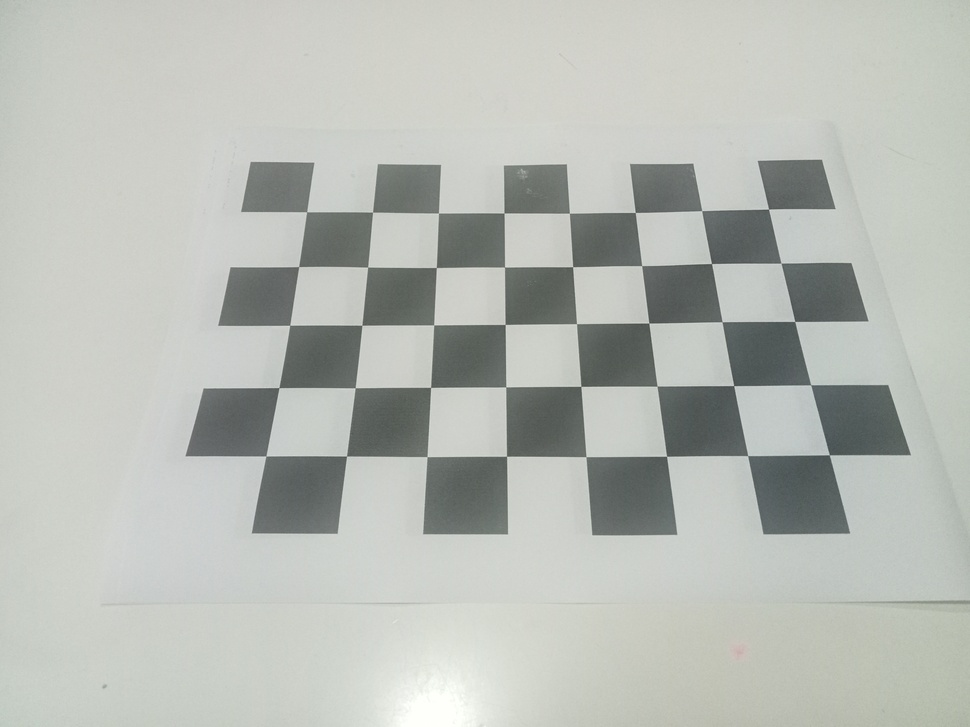
#> input picture calibracion/calib_images/img01.jpg, 970 x 727 px, shrunk from 4160 x 3120 before the run; its folder holds 4 pictures in this run
$ python calib_camara.py
#> lines starting #> are read from the running program, lines starting #| are printed output that depends on the picture; after the words box and inside, x2 and y2 are one past the last pixel; in counts of white or black regions, pixels touching at a corner belong together
# calib_camara.py
import cv2
import numpy as np
import glob

# ------------------------------------------------------------
# Definir dimensiones del patrón de calibración
# ------------------------------------------------------------
chessboard_size = (8, 5)  # Esquinas internas del tablero: (filas, columnas)
square_size = 25.0        # Tamaño de cada cuadrado en mm (ajustar si tu tablero es distinto)

# ------------------------------------------------------------
# Preparar los puntos 3D del patrón en coordenadas del mundo real
# ------------------------------------------------------------
objp = np.zeros((chessboard_size[0] * chessboard_size[1], 3), np.float32)
objp[:, :2] = np.mgrid[0:chessboard_size[0], 0:chessboard_size[1]].T.reshape(-1, 2)
objp *= square_size

objpoints = []  # puntos 3D en el mundo real
imgpoints = []  # puntos 2D en la imagen
valid_image_names = []

# ------------------------------------------------------------
# Cargar imágenes de calibración (ajusta la ruta si es necesario)
# ------------------------------------------------------------
images = glob.glob('../calibracion/calib_images/*.jpg')  # si ejecutas desde ar_cubo/, usa ruta relativa
if len(images) == 0:
    # intenta otra ruta local
    images = glob.glob('calib_images/*.jpg')
if len(images) == 0:
    raise FileNotFoundError("No se encontraron imágenes en 'calibracion/calib_images/'. Añade fotos del tablero.")

gray = None

for fname in images:
    img = cv2.imread(fname)
#> img is the input picture: shape (727, 970, 3); mean B, G, R 181.4, 187.2, 183.6
    if img is None:
        print(f"Advertencia: no se pudo leer {fname}")
        continue
    gray = cv2.cvtColor(img, cv2.COLOR_BGR2GRAY)

    # Buscar esquinas del tablero (misma llamada que usaba el profe)
    ret, corners = cv2.findChessboardCorners(gray, chessboard_size, None)
#> ret = True; corners = 40 rows, first 8: [306.6, 211.8], [372.5, 212.2], [438.5, 212.9], [504.1, 213], [569.4, 213.2], [635.3, 212.5], [701.7, 210.6], [768.6, 209.1]

    if ret:
        objpoints.append(objp.copy())
        corners2 = cv2.cornerSubPix(gray, corners, (11, 11), (-1, -1),
                                    (cv2.TERM_CRITERIA_EPS + cv2.TERM_CRITERIA_MAX_ITER, 30, 0.001))
#> corners2 = 40 rows, first 8: [306.6, 211.8], [372.5, 212.2], [438.5, 213], [504, 213], [569.4, 213.2], [635.3, 212.5], [701.7, 210.7], [768.5, 209]
        imgpoints.append(corners2)
        valid_image_names.append(fname)

        # Dibuja y muestra — opcional (puedes comentar si no quieres ventanas)
        cv2.drawChessboardCorners(img, chessboard_size, corners2, ret)
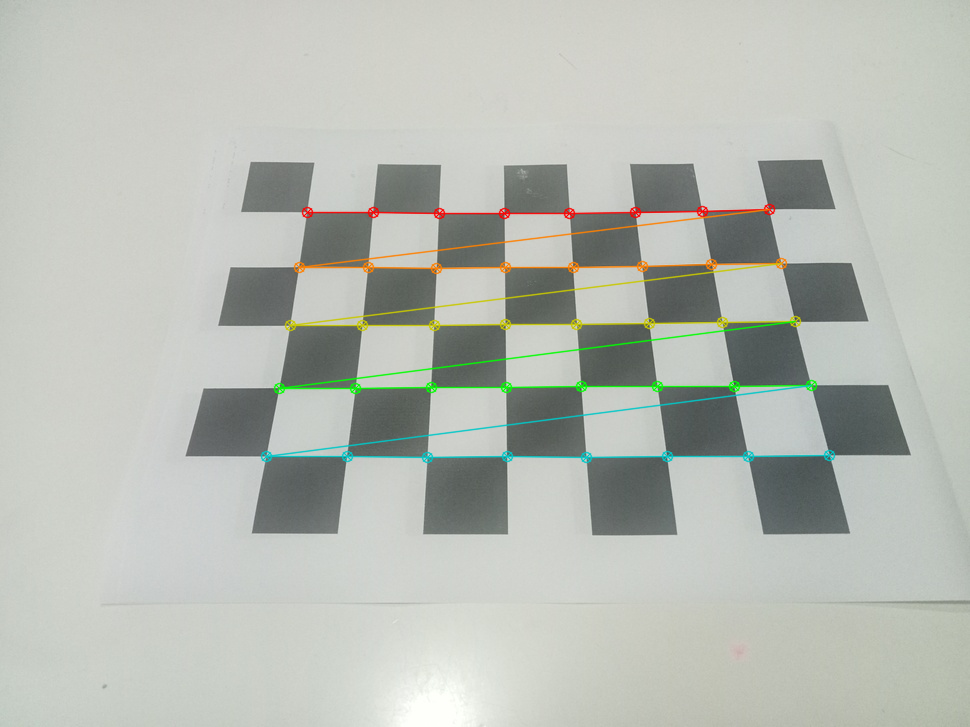
#> img: shape (727, 970, 3); 2.39% of pixels changed, all inside (x1, y1, x2, y2) = (260, 203, 836, 464)
#> pass 3 of the loop `for fname in images:`:
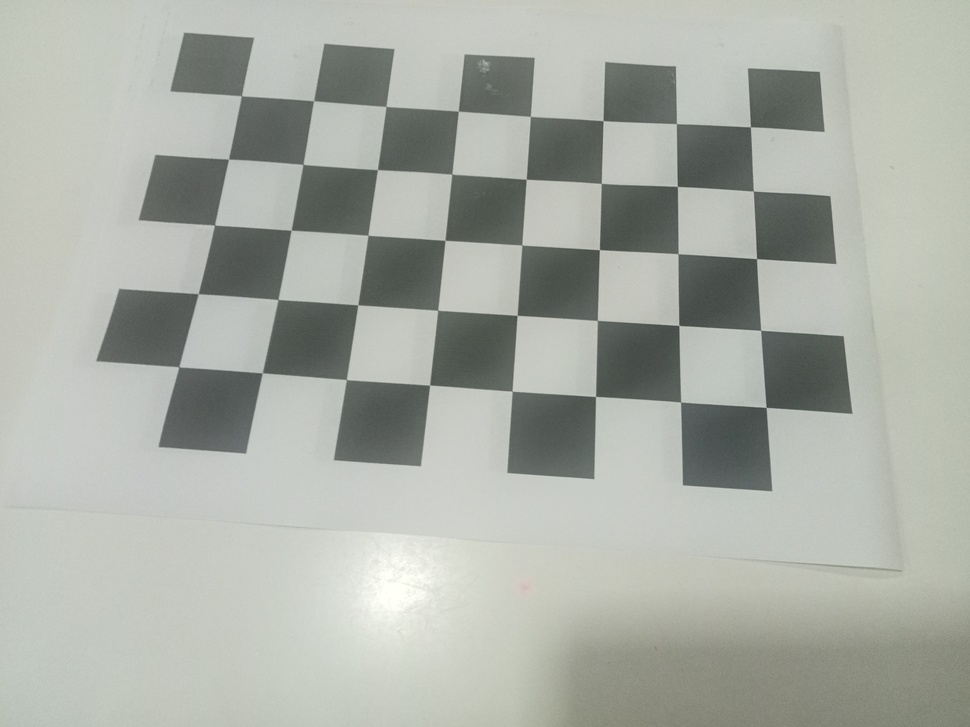
#> input picture calibracion/calib_images/img03.jpg, 970 x 727 px, shrunk from 4160 x 3120 before the run
#> img is the input picture: shape (727, 970, 3); mean B, G, R 166, 173.8, 169.8
#> ret = True; corners = 40 rows, first 8: [241.4, 95.69], [313.6, 100.7], [385.9, 106.4], [458.3, 111.3], [530.4, 116.3], [603, 120.7], [676.4, 123.6], [750.4, 126.8]
#> corners2 = 40 rows, first 8: [241.5, 95.74], [313.6, 100.7], [386, 106.4], [458.3, 111.1], [530.4, 116.4], [603, 120.6], [676.4, 123.7], [750.4, 126.8]
#> `cv2.drawChessboardCorners(img, chessboard_size, corners2, ret)`:
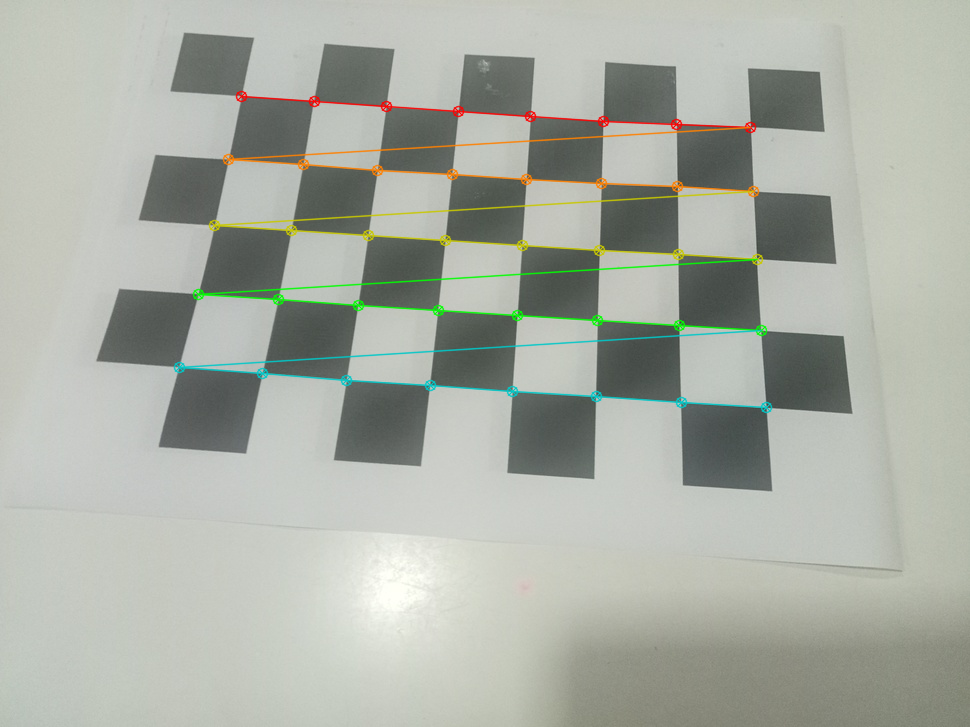
#> img: shape (727, 970, 3); 2.55% of pixels changed, all inside (x1, y1, x2, y2) = (173, 90, 773, 414)
#> the loop made 4 passes; the first 3 are shown
        cv2.imshow('Detección de esquinas', img)
        print(f"Esquinas detectadas en: {fname}  (presiona cualquier tecla para continuar)")
        cv2.waitKey(500)  # 0 originalmente; aquí 500ms automático para agilizar
    else:
        print(f"No se detectaron esquinas en: {fname}")

cv2.destroyAllWindows()

# Verificar que hay suficientes imágenes válidas
if len(objpoints) < 3:
    raise RuntimeError("No hay suficientes imágenes válidas para calibrar. Se necesitan al menos 3 imágenes con esquinas detectadas.")

# ------------------------------------------------------------
# Calibración de cámara (igual que el profe)
# ------------------------------------------------------------
ret, K, distCoeffs, rvecs, tvecs = cv2.calibrateCamera(objpoints, imgpoints, gray.shape[::-1], None, None)

print("\nCalibración completada correctamente.")
print("\nMatriz intrínseca (K):\n", K)
print("\nCoeficientes de distorsión [k1, k2, p1, p2, k3]:\n", distCoeffs.ravel())

# ------------------------------------------------------------
# Calcular error de reproyección (muy importante para validar)
# ------------------------------------------------------------
mean_error = 0
total_points = 0
for i in range(len(objpoints)):
    imgpoints2, _ = cv2.projectPoints(objpoints[i], rvecs[i], tvecs[i], K, distCoeffs)
    imgpoints_true = imgpoints[i].reshape(-1,2)
    imgpoints2 = imgpoints2.reshape(-1,2)
    error = cv2.norm(imgpoints_true, imgpoints2, cv2.NORM_L2)
    n = len(imgpoints2)
    mean_error += error
    total_points += n

mean_error = mean_error / total_points
print(f"\nError medio de reproyección (pixeles): {mean_error:.4f}")

# ------------------------------------------------------------
# Guardar calibración
# ------------------------------------------------------------
np.savez("calibracion.npz", K=K, dist=distCoeffs, rvecs=rvecs, tvecs=tvecs,
         chessboard_size=chessboard_size, square_size=square_size, valid_images=valid_image_names)

print("Parámetros guardados en 'calibracion.npz'.")
